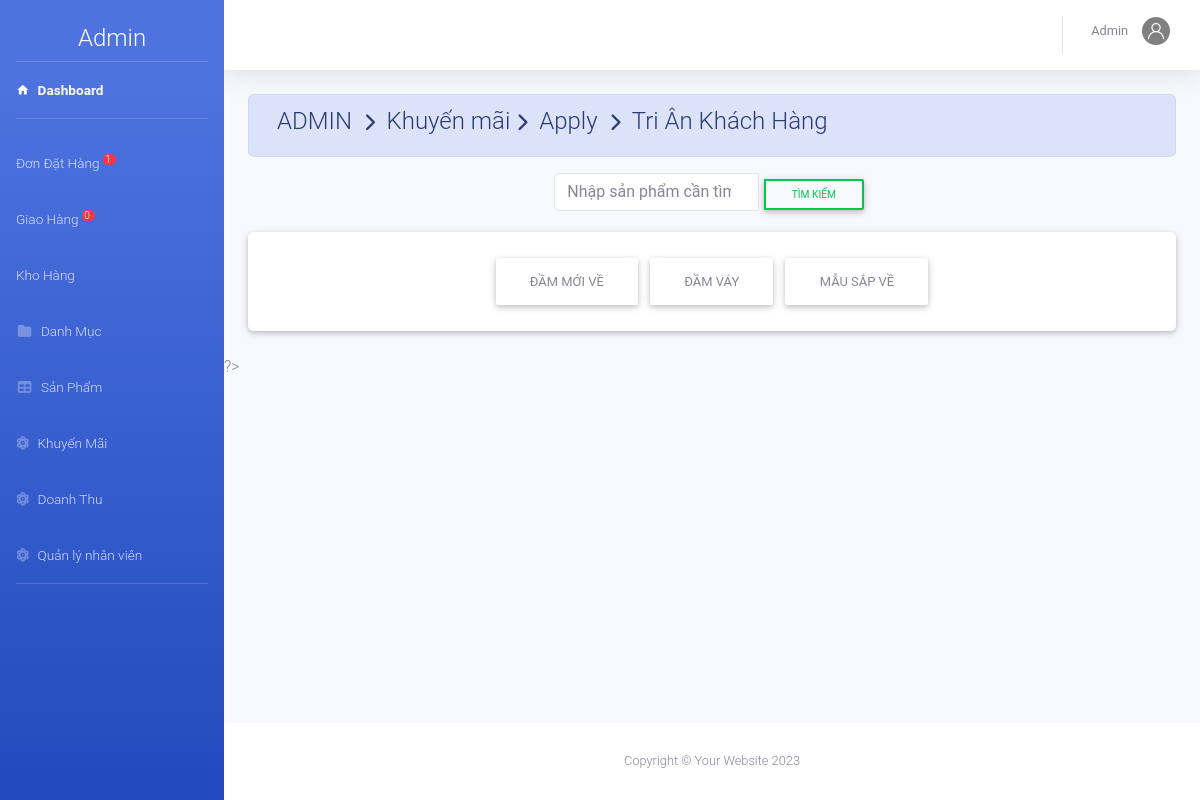
The page /Xiny-20240229T132948Z-001/Xiny/admin/index.php?action=khuyenmai&view=apply&makm=1 (signed in) on the database its author committed.
### tables this page shows
CREATE TABLE `khuyenmai` (
  `MaKM` int(11) NOT NULL,
  `TenKM` varchar(50) DEFAULT NULL,
  `MoTa` varchar(11) DEFAULT NULL,
  `KM_PT` int(5) DEFAULT NULL,
  `TienKM` decimal(10,0) DEFAULT NULL,
  `NgayBD` date DEFAULT NULL,
  `NgayKT` date DEFAULT NULL
);

CREATE TABLE `nhacc` (
  `MaNCC` int(11) NOT NULL,
  `TenNCC` varchar(50) NOT NULL
);

### Xiny-20240229T132948Z-001/Xiny/admin/khuyenmai/apply.php (the view, shortened to what this page needs)
<?php
    $id=$_GET['makm'];
    $sql_sua="SELECT * FROM `khuyenmai` WHERE MaKM=$id";
    $rs_sua=mysqli_query($conn,$sql_sua);
    $kq=mysqli_fetch_array($rs_sua)
?>
<div class="container-fluid">
    <div class=" alert alert-primary">
        <h4 class="page-title">
             ADMIN &#160;<i class="fas fa-chevron-right" style="font-size: 18px"></i>&#160; Khuyến mãi&#160;<i
                class="fas fa-chevron-right" style="font-size: 18px"></i>&#160; Apply &#160;<i
                class="fas fa-chevron-right" style="font-size: 18px"></i>&#160; <?php echo $kq['TenKM'] ?>
        </h4>
    </div>
</div>
<div class="form-row m-auto">
    <div class="form-group col-sm-4"></div>
    <div class="form-group col-sm-4">
        <form action="index.php?action=khuyenmai&view=apply&makm=<?php echo $id ?>" method="POST">
            <div class="input-group ">
                <input class="form-control   border search " type="search" placeholder="Nhập sản phẩm cần tìm"
                    id="example-search-input" name="tk" />
                <span class="input-group-append">
                    <button class="btn btn-outline-success btn-sm   search " name="btsearch" type="submit">Tìm
                        kiếm</button>
                </span>
            </div>
        </form>
    </div>
</div>
<form action="index.php?action=khuyenmai&view=apply&makm=<?php echo $id ?>" method="POST" class="container-fluid ">
    <div class="card">
        <div class=" card-body row m-auto">
            <?php $sql="select *from nhacc";$rs=mysqli_query($conn,$sql);while ($row=mysqli_fetch_array($rs)) {?>
            <button class="btn" value="<?php echo $row['MaNCC'] ?>" type="submit"
                name="th"><?php echo $row['TenNCC'] ?></button><?php }?>
        </div>
    </div>
</form><br>
?>

### rows shown on the page
khuyenmai: TenKM "Tri Ân Khách Hàng"
nhacc: $row['MaNCC'] 1 (drawn), TenNCC "ĐẦM MỚI VỀ"
nhacc: $row['MaNCC'] 2 (drawn), TenNCC "ĐẦM VÁY"
nhacc: $row['MaNCC'] 3 (drawn), TenNCC "MẪU SẮP VỀ"

### other values the page prints
$dem "1"
$dem "0"
$nv['TenNV'] "Admin"
